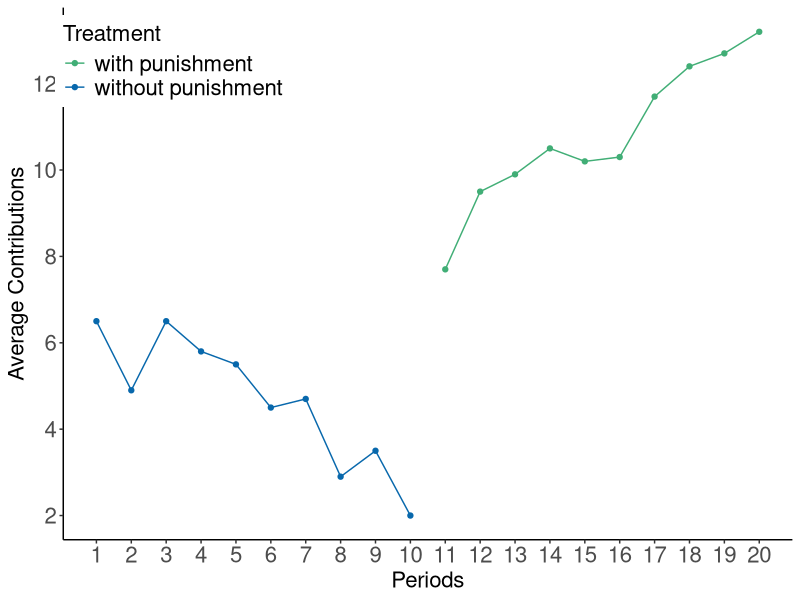
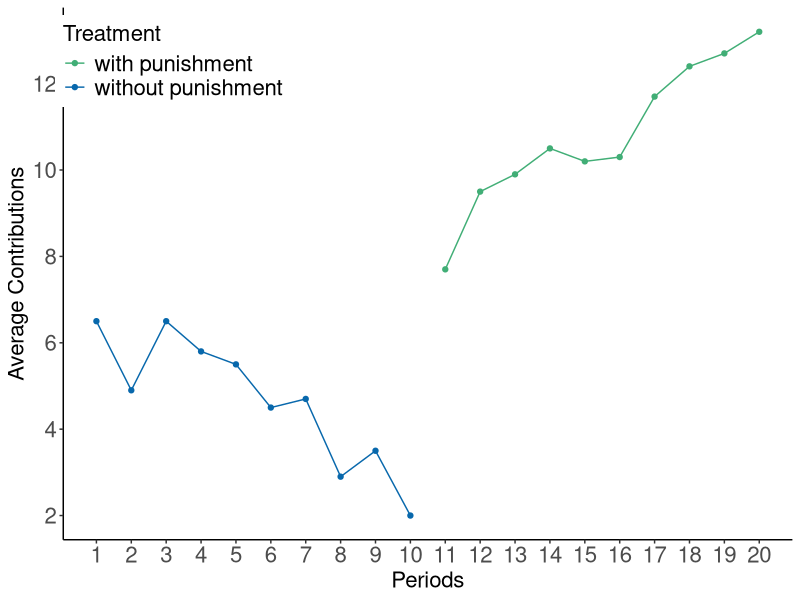

R code for these plots, in order:
library(ggplot2)
library(ggthemes)

FG_2000 <- data.frame("p" = 1:20, 
                     "contrib" = c(6.5, 4.9, 6.5, 5.8, 5.5, 4.5, 4.7, 2.9, 3.5, 2.0,
                                   7.7, 9.5, 9.9, 10.5, 10.2, 10.3, 11.7, 12.4, 12.7, 13.2), 
                     "Treatment" = c("without punishment", "without punishment", "without punishment", "without punishment", "without punishment", "without punishment", "without punishment", "without punishment", "without punishment", "without punishment",
                                   "with punishment", "with punishment", "with punishment", "with punishment", "with punishment", "with punishment", "with punishment", "with punishment", "with punishment", "with punishment")
                     )

BHcolors <- c("#41ae76", "#0868ac")

tx3 <- ggplot(data = FG_2000, aes(x = p, y = contrib, col=Treatment)) +
  geom_point() + 
  geom_line() +
  scale_color_manual(values = BHcolors) +
  #scale_shape_manual( values = c(1, 19)) + 
  scale_x_continuous(breaks = scales::pretty_breaks(n = 20), limits = c(1,20)) +
  scale_y_continuous(breaks = scales::pretty_breaks(n = 5)) +
  #scale_fill_discrete("Treatment", breaks=c("wo", "w"),
  #                    labels = c("without punishment", "with punishment")) +
  xlab("Periods") + 
  ylab("Average Contributions") +
  theme_classic() +
  theme(legend.position = c(0.15, 0.9),
axis.title.y = element_text(size = 16),
        legend.text=element_text(size=16),
        axis.text.x = element_text(size = 16),
        axis.text.y = element_text(size = 16),
        axis.title.x = element_text(size = 16),
        legend.title =element_text(size=16)) 
  

print(tx3)

  
ggsave("people/Fehr_Gachter_2000.pdf", width = 10, height = 5)
